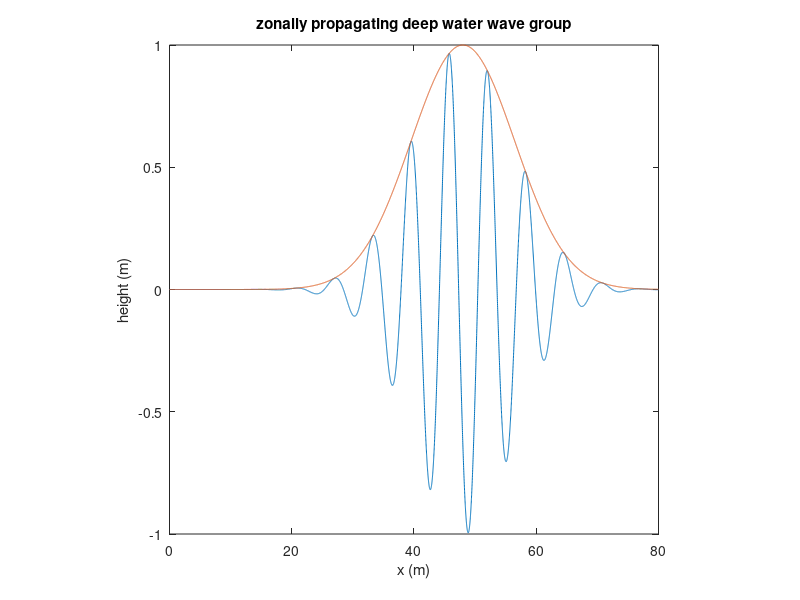

Write MATLAB code to recreate this figure.
% MATLAB file:   grp_vel_4.m
% Animation to demonstrate phase versus group velocity.
% Uses deep water waves (ship wake) example.
% Here the asymtotic limit for many waves with Gaussian shape is
% prescribed.
% Matlab script uses the erase mode described on page 4-47 in online user
% guide.
close all
clear all
x = 0:0.01:80;
h = zeros(size(x));
c = 40;                 % phase speed
cg = +c/2;              % group velocity
t = 0;
dt = .04;
L = 12;                 % e-folding width of group
k = 1;                  % wavenumber of dominate mode
axis square
for j = 1:60
    t = dt*j;
    h = exp(-((x-cg*t)/L).^2).*cos(k*(x-c*t));
    hold off
    set(gca,'NextPlot','replacechildren')
    plot(x,h,x,exp(-((x-cg*t)/L).^2))
    xlabel('x (m)'); ylabel('height (m)')
    title('zonally propagating deep water wave group')
    H= gcf;
    M(:,j) = getframe(H);
end 
movie(H,M,2)
